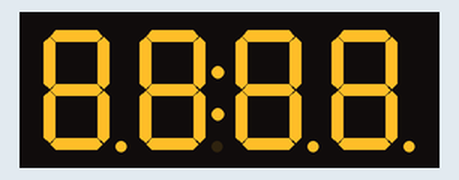
Simulated run of this sketch. Board: Arduino Uno, built with avr-gcc and run on an emulated ATmega328P. On the bench: 4-digit seven-segment display.

Above: at 0.1 s.
At 4.97 s:
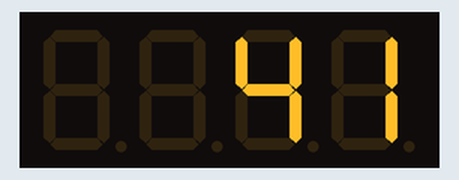
At 9.95 s:
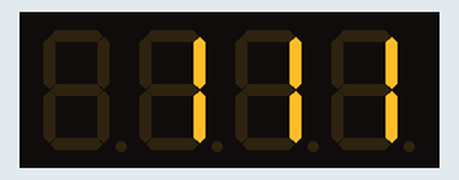
At 19.93 s:
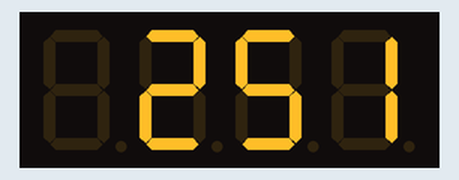
At 29.9 s:
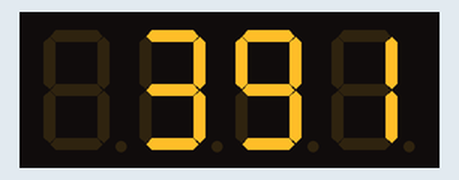
At 39.87 s:
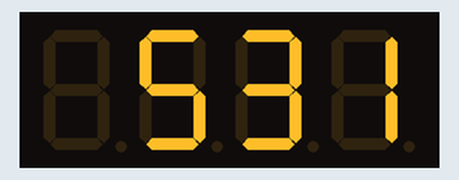

The sketch:

7segTest.ino
```cpp
/*
  ------------------------------------------------------------
  Project: Monopoly
  Author: N1tuT
  Date: 29 DEC 2025
  Version: v1.0

  Description:
  This script controls a TM1637 4-Digit 7-segment LED display.
  The display runs through numbers 0-999, testing each works
  accordingly.
  ------------------------------------------------------------
*/


#include <TM1637Display.h>

// Define the connections pins
#define CLK 3
#define DIO 2

// Create a display object of type TM1637Display
TM1637Display display = TM1637Display(CLK, DIO);

// Create an array that turns all segments ON
const uint8_t allON[] = { 0xff, 0xff, 0xff, 0xff };

// Create an array that turns all segments OFF
const uint8_t allOFF[] = { 0x00, 0x00, 0x00, 0x00 };

void setup() {
  // Set the brightness to 5 (0=dimmest 7=brightest)
  display.setBrightness(0);

  // Set all segments ON
  display.setSegments(allON);
  delay(2000);
  display.clear();
}

void loop() {

  // Show counter 0-9999
  int i;
  for (i = 0; i < 10000; i++) {
    display.showNumberDec(i);
    delay(50);
  }
  delay(2000);
  display.clear();
}
```
